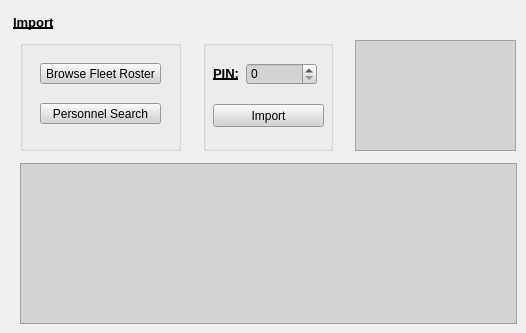
    <widget class="QWidget" name="tabImport">
     <attribute name="title">
      <string>Import</string>
     </attribute>
     <widget class="QLabel" name="label_28">
      <property name="geometry">
       <rect>
        <x>13</x>
        <y>12</y>
        <width>50</width>
        <height>20</height>
       </rect>
      </property>
      <property name="font">
       <font>
        <family>Arial</family>
        <pointsize>10</pointsize>
        <weight>75</weight>
        <bold>true</bold>
        <underline>true</underline>
       </font>
      </property>
      <property name="text">
       <string>Import</string>
      </property>
     </widget>
     <widget class="QGroupBox" name="groupBox_6">
      <property name="geometry">
       <rect>
        <x>20</x>
        <y>40</y>
        <width>161</width>
        <height>111</height>
       </rect>
      </property>
      <property name="title">
       <string/>
      </property>
      <widget class="QPushButton" name="btn_browseRoster">
       <property name="geometry">
        <rect>
         <x>20</x>
         <y>23</y>
         <width>121</width>
         <height>21</height>
        </rect>
       </property>
       <property name="styleSheet">
        <string notr="true">background-color: rgb(211, 211, 211);</string>
       </property>
       <property name="text">
        <string>Browse Fleet Roster</string>
       </property>
      </widget>
      <widget class="QPushButton" name="btn_search">
       <property name="geometry">
        <rect>
         <x>20</x>
         <y>63</y>
         <width>121</width>
         <height>21</height>
        </rect>
       </property>
       <property name="styleSheet">
        <string notr="true">background-color: rgb(211, 211, 211);</string>
       </property>
       <property name="text">
        <string>Personnel Search</string>
       </property>
      </widget>
     </widget>
     <widget class="QGroupBox" name="groupBox_7">
      <property name="geometry">
       <rect>
        <x>203</x>
        <y>40</y>
        <width>130</width>
        <height>111</height>
       </rect>
      </property>
      <property name="title">
       <string/>
      </property>
      <widget class="QLabel" name="label_30">
       <property name="geometry">
        <rect>
         <x>10</x>
         <y>23</y>
         <width>31</width>
         <height>20</height>
        </rect>
       </property>
       <property name="font">
        <font>
         <family>Arial</family>
         <pointsize>10</pointsize>
         <weight>75</weight>
         <bold>true</bold>
         <underline>true</underline>
        </font>
       </property>
       <property name="text">
        <string>PIN:</string>
       </property>
      </widget>
      <widget class="QSpinBox" name="sbPin">
       <property name="geometry">
        <rect>
         <x>43</x>
         <y>23</y>
         <width>71</width>
         <height>22</height>
        </rect>
       </property>
       <property name="font">
        <font>
         <family>Arial</family>
         <pointsize>9</pointsize>
        </font>
       </property>
       <property name="styleSheet">
        <string notr="true">background-color: rgb(211, 211, 211);</string>
       </property>
       <property name="maximum">
        <number>999999999</number>
       </property>
      </widget>
      <widget class="QPushButton" name="btn_import">
       <property name="geometry">
        <rect>
         <x>10</x>
         <y>64</y>
         <width>111</width>
         <height>23</height>
        </rect>
       </property>
       <property name="styleSheet">
        <string notr="true">background-color: rgb(211, 211, 211);</string>
       </property>
       <property name="text">
        <string>Import</string>
       </property>
      </widget>
     </widget>
     <widget class="QListWidget" name="lw_presets">
      <property name="geometry">
       <rect>
        <x>355</x>
        <y>40</y>
        <width>161</width>
        <height>111</height>
       </rect>
      </property>
      <property name="font">
       <font>
        <family>Arial</family>
       </font>
      </property>
      <property name="styleSheet">
       <string notr="true">background-color: rgb(211, 211, 211);</string>
      </property>
     </widget>
     <widget class="QTextEdit" name="textEdit">
      <property name="geometry">
       <rect>
        <x>20</x>
        <y>163</y>
        <width>497</width>
        <height>161</height>
       </rect>
      </property>
      <property name="styleSheet">
       <string notr="true">background-color: rgb(211, 211, 211);</string>
      </property>
      <property name="readOnly">
       <bool>true</bool>
      </property>
      <property name="acceptRichText">
       <bool>false</bool>
      </property>
     </widget>
    </widget>
